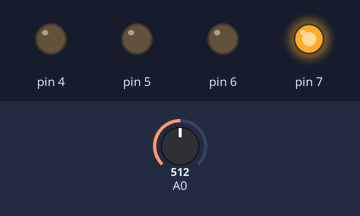
Bench run of a sketch on a simulated Arduino Uno, built with avr-gcc and run on an emulated ATmega328P. Shown: output pins drawn as LEDs (lit = HIGH). The inputs (shaded band) are chosen by the test bench; at power-on: A0 = 512.

Above: at 1.2 s.
1.3 s: A0 set to 501
At 2.2 s:
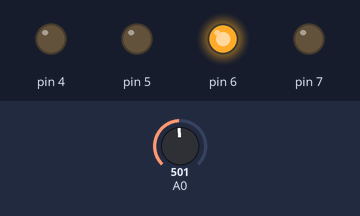
2.8 s: A0 set to 270
4.3 s: A0 set to 245
At 5.5 s:
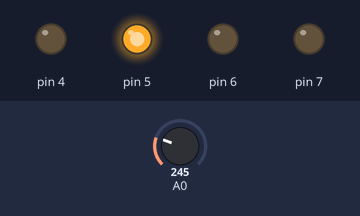
5.8 s: A0 set to 137
7.3 s: A0 set to 114
At 8.0 s:
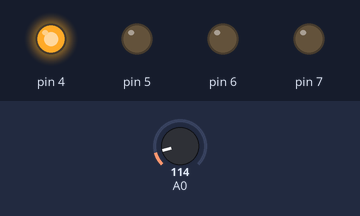
8.8 s: A0 set to 306
At 9.1 s:
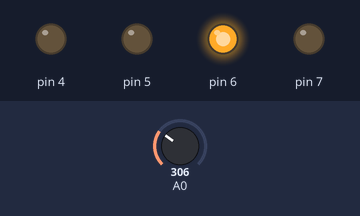
Timing chart, 0 to 11.3 s (numbered marks = the images above; inputs shaded):
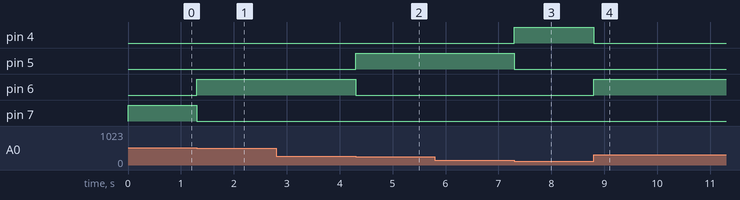

The sketch:

das_blinkenlights_port.ino
```cpp
int setBitNumber(int n){
  if(n & B1000){
    return B1000;
    }
  else if(n & B0100){
    return B0100;
    }
  else if(n & B0010){
    return B0010;
    }
  else if(n & B0001){
    return B0001;
    }
  else{
    return B0000;
    }
  }

void setup() {
  // put your setup code here, to run once:
  DDRD = DDRD | B11110000;

}

void loop() {
  // put your main code here, to run repeatedly:
  int val = analogRead(A0);
  int out = setBitNumber(val >> 6);
  PORTD = out << 4;
}
```

Measured:
- the behaviour switches between 512 and 511 on A0 (found by bisection; images 0 and 1)
- the behaviour switches between 256 and 255 on A0 (found by bisection; images 1 and 2)
- the behaviour switches between 128 and 127 on A0 (found by bisection; images 2 and 3)
- after the input at 1.3 s, pin 6: LOW → HIGH at once; pin 7: HIGH → LOW at once
- after the input at 2.8 s, every drawn part: stays the same
- after the input at 4.3 s, pin 5: LOW → HIGH at once; pin 6: HIGH → LOW at once
- after the input at 5.8 s, every drawn part: stays the same
- after the input at 7.3 s, pin 4: LOW → HIGH at once; pin 5: HIGH → LOW at once
- after the input at 8.8 s, pin 4: HIGH → LOW at once; pin 6: LOW → HIGH at once
